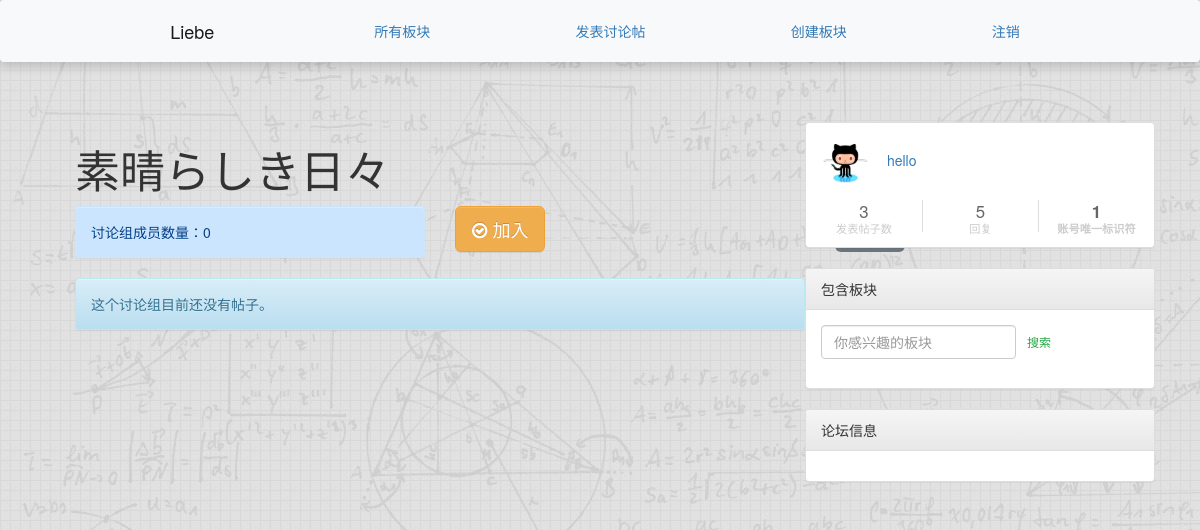
Page /groups/posts/in/su-qing-rashikiri/ (signed in) on the earlier database version.
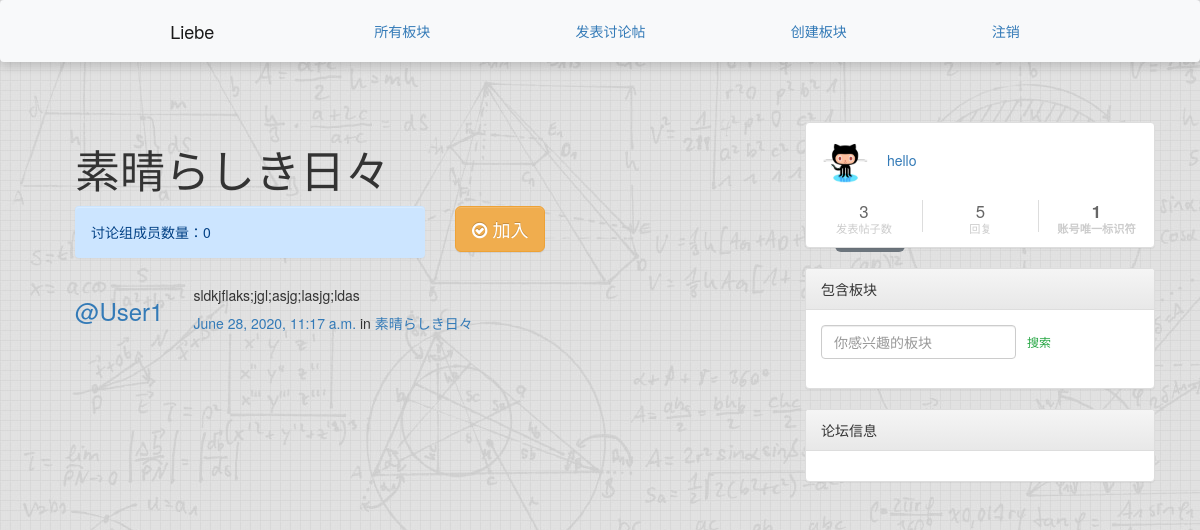
Same page on the later database version.
### posts/models.py (models this page shows, shortened)
class Post(models.Model):
    title = models.CharField(max_length=200, blank=True, null=True)
    user = models.ForeignKey(User, related_name="posts",on_delete=models.CASCADE)
    created_at = models.DateTimeField(auto_now=True)
    message = models.TextField()
    message_html = models.TextField(editable=False)
    group = models.ForeignKey(
        Group, related_name="posts",null=True,
        blank=True,on_delete=models.CASCADE
    )
    class Meta:
        ordering = ["-created_at"]
        unique_together = ["user", "message"]

### accounts/models.py (models this page shows, shortened)
class User(AbstractUser):
    signature = models.CharField(max_length=255, blank=True, null=True)
    head_img = models.ImageField(height_field=150, width_field=150, blank=True, null=True)
    friends = models.ManyToManyField("User", blank=True, related_name='followed_by')

### groups/models.py (models this page shows, shortened)
class Group(models.Model):
    name = models.CharField(max_length=255, unique=True)
    slug = models.SlugField(allow_unicode=True, unique=True)
    description = models.TextField(blank=True, default='')
    description_html = models.TextField(editable=False, default='', blank=True)
    members = models.ManyToManyField(User,through="GroupMember")
    class Meta:
        ordering = ["name"]

### groups/views.py (the view)
# urls.py: path("posts/in/<slug>/",views.SingleGroup.as_view(),name="single"),
class SingleGroup(generic.DetailView):
    model = Group

### groups/templates/groups/group_detail.html (shortened to what this page needs)
  {% extends "groups/group_base.html" %}
{% block pregroup %}
<div class="container">
  <h2 class="display-3">{{group.name}}</h2>
    <div class="row">
      <div class="col-md-4">
        <div class="alert alert-primary">
            讨论组成员数量：{{group.members.count}}
        </div>
      </div>
      <div class="content col-md-4">
        {% if user in group.members.all %}
          <a href="{% url 'groups:leave' slug=group.slug %}" class="btn btn-lg btn-warning">
          <span class="fa fa-times-circle-o">
          </span> 退出
          </a>
        {% else %}
          <a href="{% url 'groups:join' slug=group.slug %}" class="btn btn-lg btn-warning">
          <span class="fa fa-check-circle-o">
          </span> 加入
          </a>
        {% endif %}
      </div>
      <div class="col-md-4">
          <a href="{% url 'posts:create' %}" class="btn btn-lg btn-secondary ">发帖</a>
      </div>
    </div>
</div>
{% endblock %}
  {% block group_content %}
  <div class="col-md-8">
  	{% if group.posts.count == 0 %}
    <div class="alert alert-info">
        这个讨论组目前还没有帖子。
    </div>
  	{% else %}
  		{% for post in group.posts.all %}
  			{% include "posts/_post.html" %}
  		{% endfor %}
  	{% endif %}
  </div>
  {% endblock %}

### posts/templates/posts/_post.html (shortened to what this page needs)
<div class="media">
	<h3 class="mr-5"><a href="{% url 'accounts:profile' username=post.user.username %}">@{{ post.user.username }}</a></h3>
	<div class="media-body">
		<h5>{{ post.message_html|safe }}</h5>
			<time class="time"><a href="{% url 'posts:single' username=post.user.username pk=post.pk %}">{{ post.created_at }}</a></time>
			{% if post.group %}
			<span class="group-name">in <a href="#">{{ post.group.name }}</a></span>
			{% endif %}
	</div>
</div>

Differences in the rows shown:
added Post: user.username "User1", message_html "sldkjflaks;jgl;asjg;lasjg;ldas", created_at "June 28, 2020, 11:17 a.m.", group.name "素晴らしき日々"
Other differences:
text no longer shown: "这个讨论组目前还没有帖子。"
